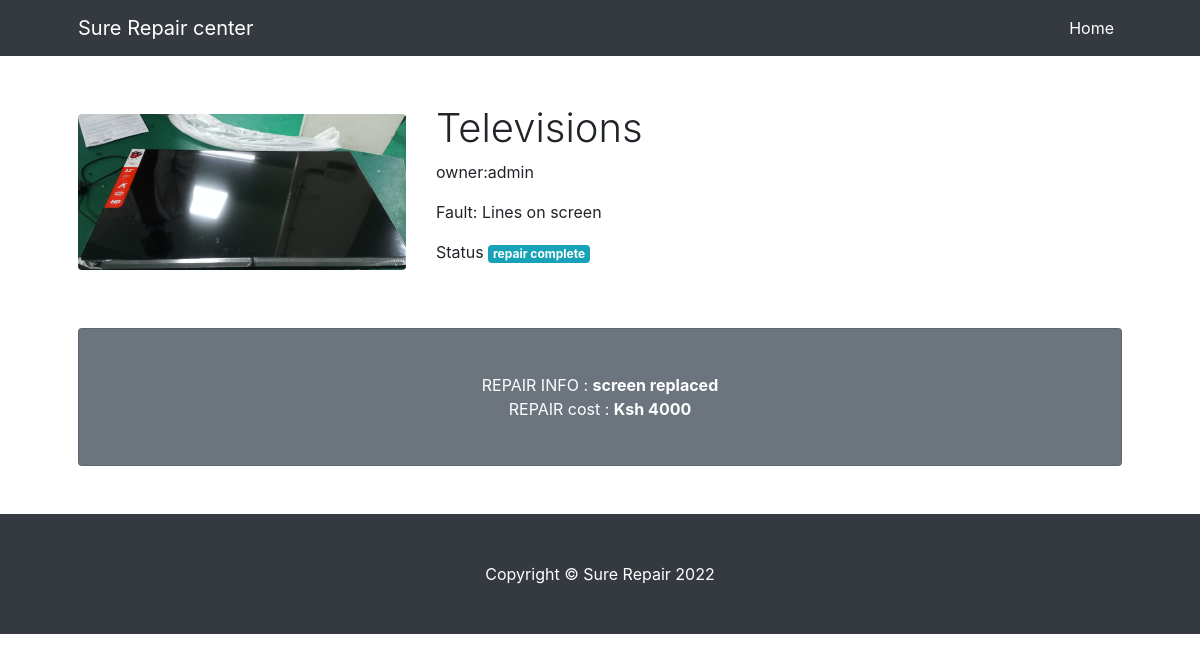
Page /view_device/wwsYfrr037dIILJeS65RPYFf5eDWoCbv (signed in) on the committed database.
### app/models.py (models this page shows, shortened)
class Device(db.Model):
    id=db.Column(db.Integer,primary_key=True)
    name=db.Column(db.String(255))
    model=db.Column(db.String(100))
    fault=db.Column(db.String(255))
    device_key=db.Column(db.String(255))
    user_id=db.Column(db.Integer,db.ForeignKey('user.id'))
    repair_price=db.Column(db.Integer())
    status=db.Column(db.String(100),default='booked')
    tech_resolution=db.Column(db.String(255),default='none')
    device_image=db.Column(db.String(255))

class User(db.Model,UserMixin):
    id = db.Column(db.Integer, primary_key=True)
    username = db.Column(db.String(64), index=True, unique=True)
    email = db.Column(db.String(120), index=True, unique=True)
    password = db.Column(db.String(128))
    is_admin=db.Column(db.Boolean())
    is_technician=db.Column(db.Boolean())
    user_key=db.Column(db.String(255))
    type=db.Column(db.String(55),default='normal')
    phone=db.Column(db.Integer)
    devices=db.relationship('Device',backref='user',lazy='dynamic')

### app/routes.py (the view)
@app.route('/view_device/<dvk>',methods=['GET','POST'])
@login_required
def view_device(dvk):
    device=Device.query.filter_by(device_key=dvk).first()
    device_image = url_for('static', filename='deviceimg/' + device.device_image)
    return render_template('view_device.html',device=device, device_image=device_image)

### app/models.py (called while the page is built)
@loginmanager.user_loader
def load_user(id):
    return User.query.get(int(id))

### app/templates/view_device.html (shortened to what this page needs)
<!DOCTYPE html>
<html lang="en">
    <head>
        <link href="{{url_for('static',filename='css/styles.css')}}" rel="stylesheet" />
        <link rel="stylesheet" href="https://cdn.jsdelivr.net/npm/bootstrap@4.0.0/dist/css/bootstrap.min.css">
    </head>
    <body>
        <nav class="navbar navbar-expand-lg navbar-dark bg-dark">
            <div class="container px-5">
                <a class="navbar-brand" href="#!">Sure Repair center</a>
                <div class="collapse navbar-collapse" id="navbarSupportedContent">
                    <ul class="navbar-nav ms-auto mb-2 mb-lg-0">
                        <li class="nav-item"><a class="nav-link active" aria-current="page" href="{{url_for('index')}}">Home</a></li>
                    </ul>
                </div>
            </div>
        </nav>
        <div class="container px-4 px-lg-5">
            <div class="row gx-4 gx-lg-5 align-items-center my-5">
                <div class="col-lg-4"><img class="img-fluid rounded mb-4 mb-lg-0" src="{{device_image}}" alt="..." /></div>
                <div class="col-lg-5">
                    <h1 class="font-weight-light">{{device.name}}</h1>
                    <p>owner:{{device.user.username}}</p>
                    <p>Fault: {{device.fault}}</p>
                  <p>Status <span class="badge badge-info">{{device.status}}</span><p></p>
                </div>
            </div>
            <div class="card text-white bg-secondary my-5 py-4 text-center">
                <div class="card-body"><p class="text-white m-0">REPAIR INFO : <b>{{device.tech_resolution}}</b></p>
                    <p class="text-white m-0">REPAIR cost : <b>Ksh {{device.repair_price}}</b></p>
                </div>
            </div>
        </div>
        <footer class="py-5 bg-dark">
            <div class="container px-4 px-lg-5"><p class="m-0 text-center text-white">Copyright &copy; Sure Repair 2022</p></div>
        </footer>
    </body>
</html>

### rows in the picture
Device: name "Televisions", fault "Lines on screen", status "repair complete", tech_resolution "screen replaced", repair_price "4000"
User: user.username "admin"
